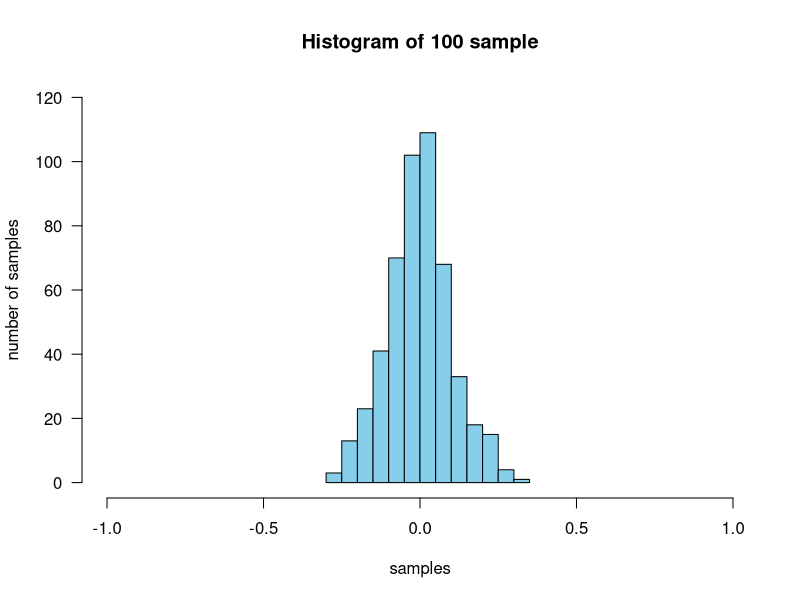
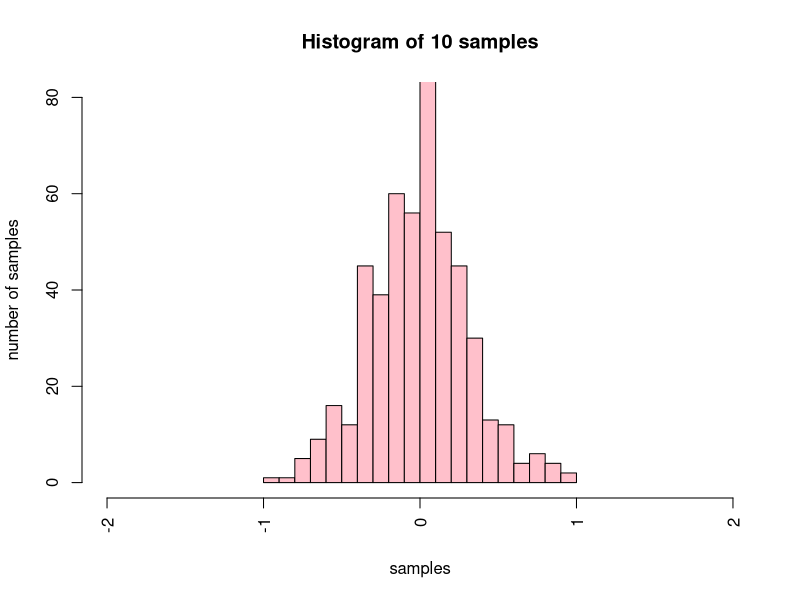
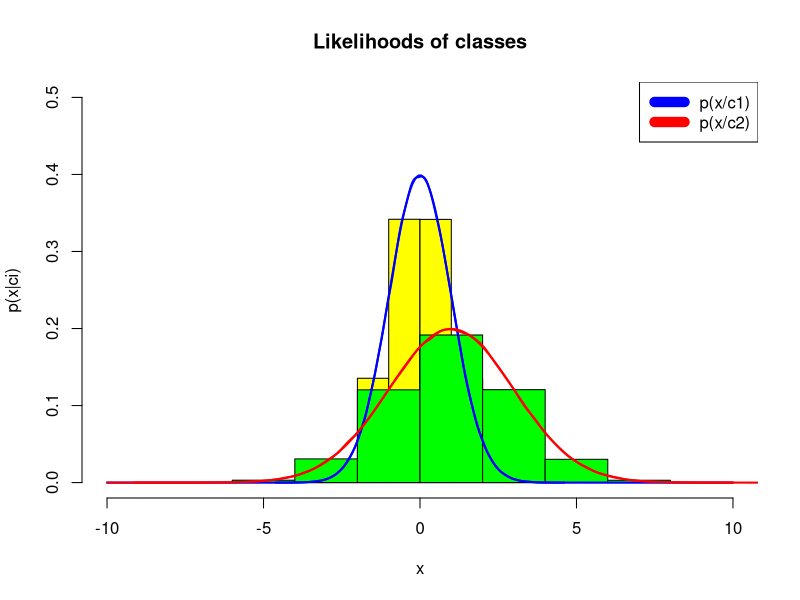
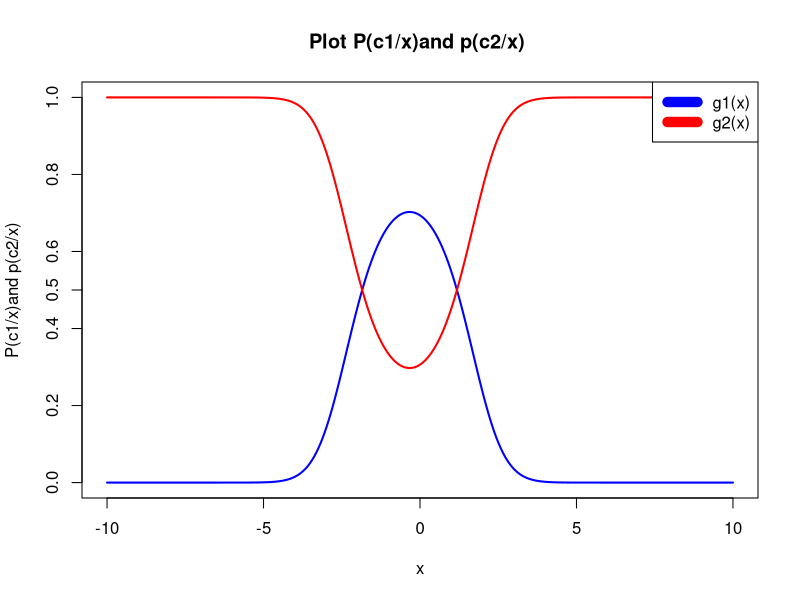
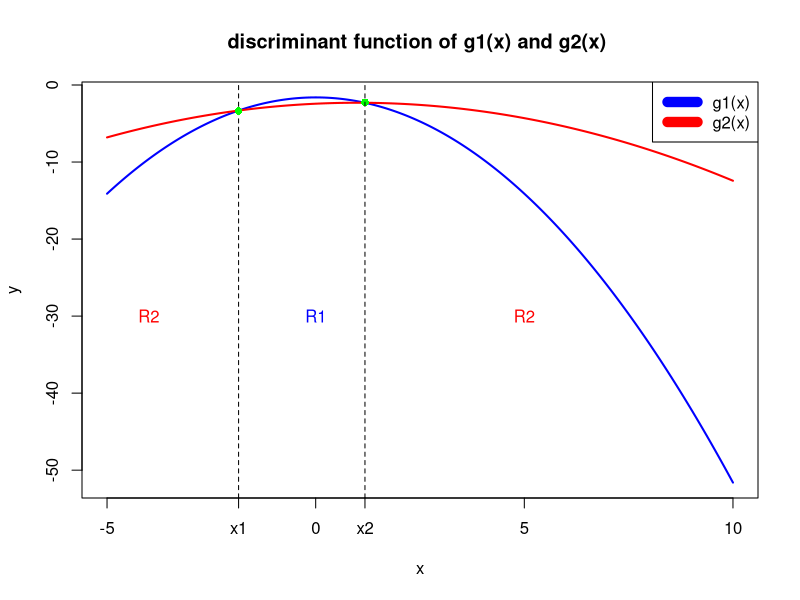
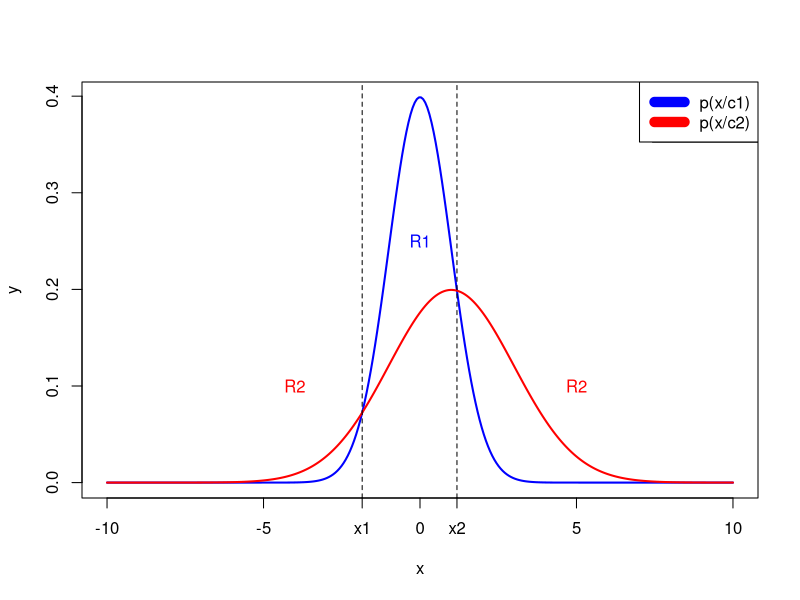
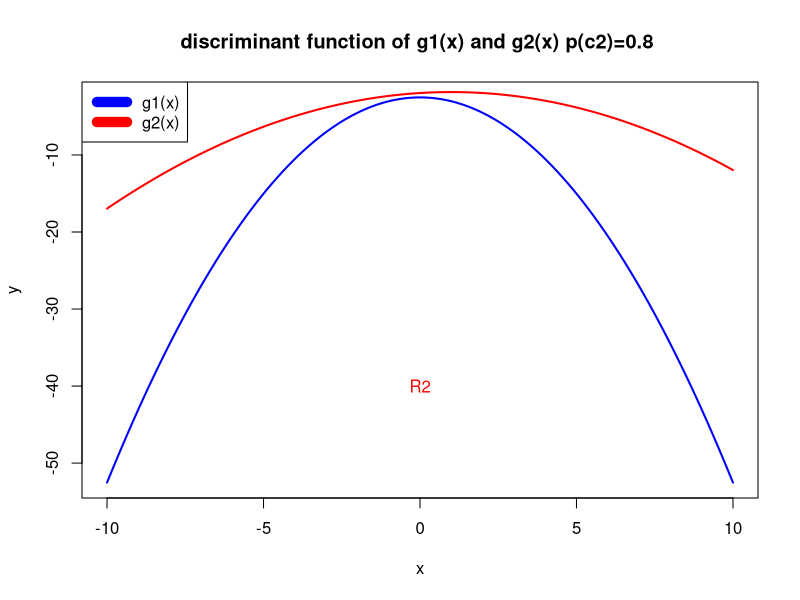

Write the R code that produced these figures, in order.
#rstudio does not work correctly in ubuntu, i can not cheeck the R file in R studio, i run my program in jupyter notebook in R, please open jupyer file(HW1.ipynb).
#library(repr)       #if you want to resize the size of plot make it as code

mylist <- NULL#normal distribution
for (year in 1:500){
  univariate_random_variable<-rnorm(10,0,1)
  
    mylist[year]<- mean(univariate_random_variable)
    
}
#for 10 sample

mylist1 <- NULL
for (year in 1:500){
  univariate_random_variable_100<-rnorm(100, mean = 0,sd = 1)
  
    mylist1[year]<- mean(univariate_random_variable_100)
   
     
   
}

#for 100 SAMPLE

#options(repr.plot.width=7, repr.plot.height=5)
#par(mfrow=c(1,2))
hist(mylist1, main="Histogram of 100 sample",xlab="samples",ylab = "number of samples", col="skyblue",ylim = c(0,120),
     xlim=c(-1,1), las=1, 
     breaks=20)
#options(repr.plot.width=5, repr.plot.height=5)


hist(mylist, main="Histogram of 10 samples",xlab="samples",ylab = "number of samples", col="pink",ylim = c(0,80),
     xlim=c(-2,2), las=3, 
     breaks=20)
#legend("topright", c("sample Frequency"), col=c("blue"), lwd=10)

m1=0
st1=1
m2=1
st2=2
c1=0.50


y<-NULL
z<-NULL

y=rnorm(300000,mean=m1,st1)
z=rnorm(300000,mean = m2,st2)
#mean and standard deviation of  datasets
#Generate two random datasets from p(x|C1) and p(x|C2)
mean1=mean(y)
stdv1=sd(y)
mean2=mean(z)
stdv2=sd(z)

print(mean1)
print(mean2)
print(stdv1)
print(stdv2)

options(repr.plot.width=6, repr.plot.height=6)
hist(y, prob=TRUE, ylim=c(0,0.5), breaks=10, xlim = c(-10,10),col = 'yellow',xlab="x",ylab="p(x|ci)", main = "Likelihoods of classes" )
hist(z, prob=TRUE, ylim=c(0,0.5), breaks=10, xlim = c(-10,10),add=T, col = 'green')

g1 = function(x){ #equation of discriminant function of g1
    dnorm(x, mean = 0, sd = 1, log = FALSE)
}
lines(density(y),col ='blue',lwd = 2 )
curve(g1, from=-10, to=10,n=300
      ,  xlab="x", ylab="y", col="blue",lwd=2,add=T)

g2= function(x){#equation of discriminant function of g2
   dnorm(x, mean = 1, sd = 2, log = FALSE)}
curve(g2, from=-10, to=10, n=300, add=TRUE, xlab="X", ylab="Y", col="red",lwd=2, 
             )
lines(density(z),col ='red',lwd = 2 )
legend("topright", c("p(x/c1)", "p(x/c2)"), col=c("blue", "red"), lwd=10)

options(repr.plot.width=6, repr.plot.height=6)
g1 = function(x){ #equation of discriminant function of g1
    
    dnorm(x, mean = m1, sd = st1, log = FALSE)/ (dnorm(x, mean = m2, sd = st2, log = FALSE)+dnorm(x, mean = m1, sd = st1, log = FALSE))
}

curve(g1, from=-10, to=10,n=300, ylim=c(0,1)
      ,  xlab="x", ylab="P(c1/x)and p(c2/x)", col="blue",lwd=2,main="Plot P(c1/x)and p(c2/x) ")

g2= function(x){#equation of discriminant function of g2
    
   dnorm(x, mean = m2, sd = st2, log = FALSE)}/(dnorm(x, mean = m2, sd = st2, log = FALSE)+dnorm(x, mean = m1, sd = st1, log = FALSE))
curve(g2, from=-10, to=10, n=300, add=TRUE, xlab="X", ylab="Y", col="red",lwd=2, 
             main="Plot P(c1/x and p(c2/x)) ")

legend("topright", c("g1(x)", "g2(x)"), col=c("blue", "red"), lwd=10)
#grid (10,10, lty = 6, col = "cornsilk2")
axis(side = 2, at =0.5,labels = "0.5")

#finding the intersection points of g1 and g2
c1=0.5
c2=0.5
p=3
q=2
z=-8*(log(c1/c2)+log(2)+1/8)
# determining the decision Region.
decision_region <- function(a,b,c){
  if(delta(a,b,c) > 0){ # first case Delta>0
        x1 = (-b+sqrt(delta(a,b,c)))/(2*a)
        x2 = (-b-sqrt(delta(a,b,c)))/(2*a)
        result = c(x1,x2)
      
  }
  else if(delta(a,b,c) == 0){ # delta equals to zero
      print("one decision region")
        x = -b/(2*a)
  }
  else {print("no decession Region" )
        
       } # delta is less than zero
}

delta<-function(a,b,c){
      b^2-4*a*c
}

decision <- decision_region(p,q,z); decision


options(repr.plot.width=6, repr.plot.height=6)
g1 = function(x){ #equation of discriminant function of g1
    (((-1/2)*log(2*pi))-(log(st1))-((x-m1)^2/(2*st1^2))+log(0.5))}

curve(g1, from=-5, to=10, n=300, xlab="x", ylab="y", col="blue",lwd=2,main="discriminant function of g1(x) and g2(x) ")

g2= function(x){#equation of discriminant function of g2
    (((-1/2)*log(2*pi))-(log(st2))-((x-m2)^2/(2*(st2^2)))+log(0.5))}
                 
curve(g2, from=-5, to=10, n=300, add=TRUE, xlab="X", ylab="Y", col="red",lwd=2
             )
x4 <- c(1.18087831829851, 3, 5, 8, 12)
y4 <- c(-2.25, 1, 2, 4, 6)
points(x4, y4, pch=16, col="green")
abline(v=-1.84754498496518, col="black",lwd=1, lty=2)
abline(v=1.18087831829851, col="black",lwd=1, lty=2)
x2 <- c(-1.84754498496518, 3, 5, 8, 12)
y2 <- c(-3.369, 1, 2, 4, 6)

points(x2, y2, pch=16, col="green")

legend("topright", c("g1(x)", "g2(x)"), col=c("blue", "red"), lwd=10)
text(0,-30, "R1", col = "blue" ,lwd=1)
text(-4,-30, "R2", col = "RED" ,lwd=1)
text(5,-30, "R2", col = "red" ,lwd=1)
axis(1, at =-1.84754498496518,labels = "x1") 
axis(1, at =1.18087831829851,labels = "x2")


g1 = function(x){ #equation of discriminant function of g1
    dnorm(x, mean = 0, sd = 1, log = FALSE)
}

curve(g1, from=-10, to=10,n=300
      ,  xlab="x", ylab="y", col="blue",lwd=2)

g2= function(x){#equation of discriminant function of g2
   dnorm(x, mean = 1, sd = 2, log = FALSE)}
curve(g2, from=-10, to=10, n=300, add=TRUE, xlab="X", ylab="Y", col="red",lwd=2, 
             )

x4 <- c(1.18087831829851, 3, 5, 8, 12)
y4 <- c(-2.25, 1, 2, 4, 6)
points(x4, y4, pch=16, col="green")
abline(v=-1.84754498496518, col="black",lwd=1, lty=2)
abline(v=1.18087831829851, col="black",lwd=1, lty=2)
x2 <- c(-1.84754498496518, 3, 5, 8, 12)
y2 <- c(-3.369, 1, 2, 4, 6)

points(x2, y2, pch=16, col="green")
legend("topright", c("g1(x)", "g2(x)"), col=c("blue", "red"), lwd=10)
text(-4,0.1, "R2", col = "RED" ,lwd=1)
text(0,0.25, "R1", col = "blue" ,lwd=1)
text(5,0.1, "R2", col = "red" ,lwd=1)
#lines(density(z),col ='red',lwd = 2 )
legend("topright", c("p(x/c1)", "p(x/c2)"), col=c("blue", "red"), lwd=10)
axis(1, at =-1.84754498496518,labels = "x1") 
axis(1, at =1.18087831829851,labels = "x2")

g1 = function(x){ #equation of discriminant function of g1 and g2 when p(c2) increase to 0.8 
    (((-1/2)*log(2*pi))-(log(st1))-((x-m1)^2/(2*st1^2))+log(0.2))}

curve(g1, from=-10, to=10, n=300, xlab="x", ylab="y", col="blue",lwd=2,main="discriminant function of g1(x) and g2(x) p(c2)=0.8 ")

g2= function(x){#equation of discriminant function of g2
    (((-1/2)*log(2*pi))-(log(st2))-((x-m2)^2/(2*(st2^2)))+log(0.8))}
                 
curve(g2, from=-10, to=10, n=300, add=TRUE, xlab="X", ylab="Y", col="red",lwd=2
             )
legend("topleft", c("g1(x)", "g2(x)"), col=c("blue", "red"), lwd=10)
#grid (10,10, lty = 6, col = "cornsilk2")
text(0,-40, "R2", col = "red" ,lwd=1)
